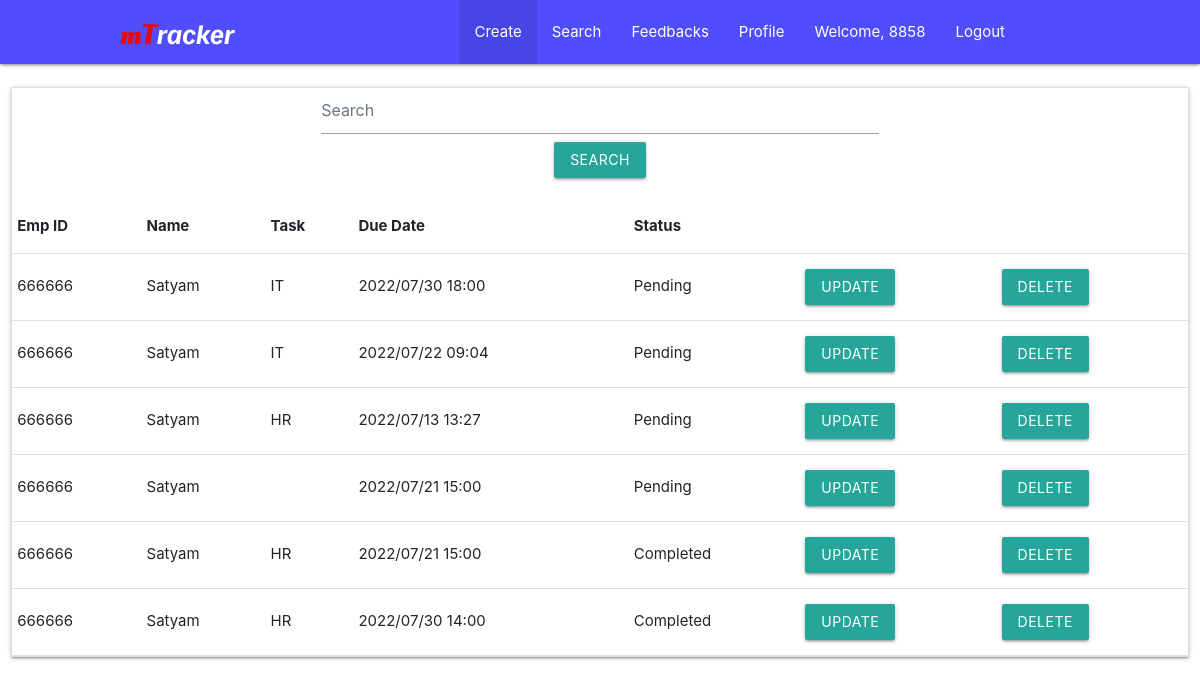
The page /search/ (signed in) on the database its author committed.
### taskData/models.py (models this page shows)
class TaskData(models.Model):
    empid = models.TextField(max_length=20)
    empname = models.TextField(max_length=50)
    empemail = models.TextField(max_length=50)
    taskname = models.TextField(max_length=100)
    duedate = models.TextField(max_length=20)
    taskstatus = models.TextField(max_length=15)
    tasksummary = models.TextField(max_length=500)

### mtracker/views.py (the view)
# urls.py: path('search/', views.search, name='search'),
@login_required(login_url="/login")
def search(request):
    taskData = TaskData.objects.all()
    return render(request, "search.html", {"taskData":taskData})

### templates/search.html (shortened to what this page needs)
        {% extends 'base.html' %}
        {% block body %}
    <center>
        <div class="search-tab-container">
            <div class="display-results">
                <div class="row">
                    <div id="admin" class="col s12">
                        <div class="card material-table">
                            <div class="table-header">
                                <form action="{% url 'searchresult' %}" method="post">
                                    <div class="col-md-6 mb-4">
                                        <form class="form-inline md-form mr-auto">
                                            <input class="form-control mr-sm-2" type="text" placeholder="Search" aria-label="Search" name="search">
                                            <button class="btn btn-unique btn-rounded btn-sm my-0 waves-effect waves-light" type="submit">Search</button>
                                        </form>
                                      </div>
                            </form>
                            </div>
                            <table class="responsive-table" id="datatable">
                                <thead>
                                    <tr>
                                        <th>Emp ID</th>
                                        <th>Name</th>
                                        <th>Task</th>
                                        <th>Due Date</th>
                                        <th>Status</th>
                                        <th></th>
                                    </tr>
                                </thead>
                                <tbody>
                                    {% for data in taskData %}
                                    <tr>
                                        <td>{{data.empid}}</td>
                                        <td>{{data.empname}}</td>
                                        <td>{{data.taskname}}</td>
                                        <td>{{data.duedate}}</td>
                                        <td>{{data.taskstatus}}</td>
                                        <td>
                                            <a href="/search/updatetask/{{ data.id }}"><button name='btn_update' id="2373773ds2"
                                                class='btn waves-effect btn_update'>Update</button></a>
                                        </td>
                                        <td>
                                            <form action="/search/deletetask/{{data.id}}" method="post">
                                            <button  type="submit"class='btn waves-effect btn_update'>Delete</button>
                                            </form>
                                        </td>
                                    </tr>
                                    {% endfor %}
                                </tbody>
                            </table>
                        </div>
                    </div>
                </div>
            </div>
        </div>
    </center>
{% endblock %}

### templates/base.html (shortened to what this page needs)
<!DOCTYPE html>
<html lang="en">
<head>
    <link rel="stylesheet" href="https://cdnjs.cloudflare.com/ajax/libs/materialize/1.0.0/css/materialize.min.css">
    <link rel="stylesheet" href="/static/css/home-create-task_style.css">
    <link rel="stylesheet" href="/static/css/jquery.datetimepicker.css">
    <link rel="stylesheet" href="https://cdnjs.cloudflare.com/ajax/libs/materialize/1.0.0/css/materialize.min.css">
    <link rel="stylesheet" href="/static/css/hr-profile_style.css">
    <link href="https://cdn.jsdelivr.net/npm/bootstrap@5.1.3/dist/css/bootstrap.min.css" rel="stylesheet">
    <link rel="stylesheet" type="text/css" href="https://stackpath.bootstrapcdn.com/bootstrap/4.3.1/css/bootstrap.min.css">
    <link rel="stylesheet" type="text/css" href="https://codepen.io/skjha5993/pen/bXqWpR.css">
    <link rel="stylesheet" href="https://cdnjs.cloudflare.com/ajax/libs/materialize/1.0.0/css/materialize.min.css">
    <link rel="stylesheet" href="/static/css/update-task_style.css">
    <link rel="stylesheet" href="/static/css/jquery.datetimepicker.css">
</head>
<body>
    <div class="navbar-fixed">
        <nav>
            <div class="nav-wrapper">
                <a href="#!" class="brand-logo">
                    <img src="/static/img/mTracker.png">
                </a>
                <ul class="right hide-on-med-and-down">
                    <li class="active"><a href="/">Create</a></li>
                    <li><a href="/search">Search</a></li>
                    <li><a href="/feedback">Feedbacks</a></li>
                    <li><a href="/hr-profile">Profile</a></li>
                    {% if user.is_authenticated %}
                    <li><a href="/login">Welcome, {{request.user}}</a></li>
                    <li><a href="/logout">Logout</a></li>
                    {% else %}
                    <li><a href="/login">Login</a></li>
                    {% endif %}
                </ul>
            </div>
        </nav>
    </div>
    {% block body %}
    {% endblock %}
</body>
</html>

### static/css/home-create-task_style.css (style rules this page uses)
body { overflow-x: hidden; }
.nav-wrapper { padding: 0% 15% 0% 10%; background-color: #504DFF; position: fixed; }

### static/css/hr-profile_style.css (style rules this page uses)
body { overflow-x: hidden; }
.nav-wrapper { padding: 0% 15% 0% 10%; background-color: #504DFF; position: fixed; }

### static/css/update-task_style.css (style rules this page uses)
body { overflow-x: hidden; }
.nav-wrapper { padding: 0% 15% 0% 10%; background-color: #504DFF; position: fixed; }

### rows shown on the page
TaskData: empid "666666", empname "Satyam", taskname "IT", duedate "2022/07/30 18:00", taskstatus "Pending"
TaskData: empid "666666", empname "Satyam", taskname "IT", duedate "2022/07/22 09:04", taskstatus "Pending"
TaskData: empid "666666", empname "Satyam", taskname "HR", duedate "2022/07/13 13:27", taskstatus "Pending"
TaskData: empid "666666", empname "Satyam", duedate "2022/07/21 15:00", taskstatus "Pending"
TaskData: empid "666666", empname "Satyam", taskname "HR", duedate "2022/07/21 15:00", taskstatus "Completed"
TaskData: empid "666666", empname "Satyam", taskname "HR", duedate "2022/07/30 14:00", taskstatus "Completed"

### other values the page prints
{{ request.user }} "8858"
